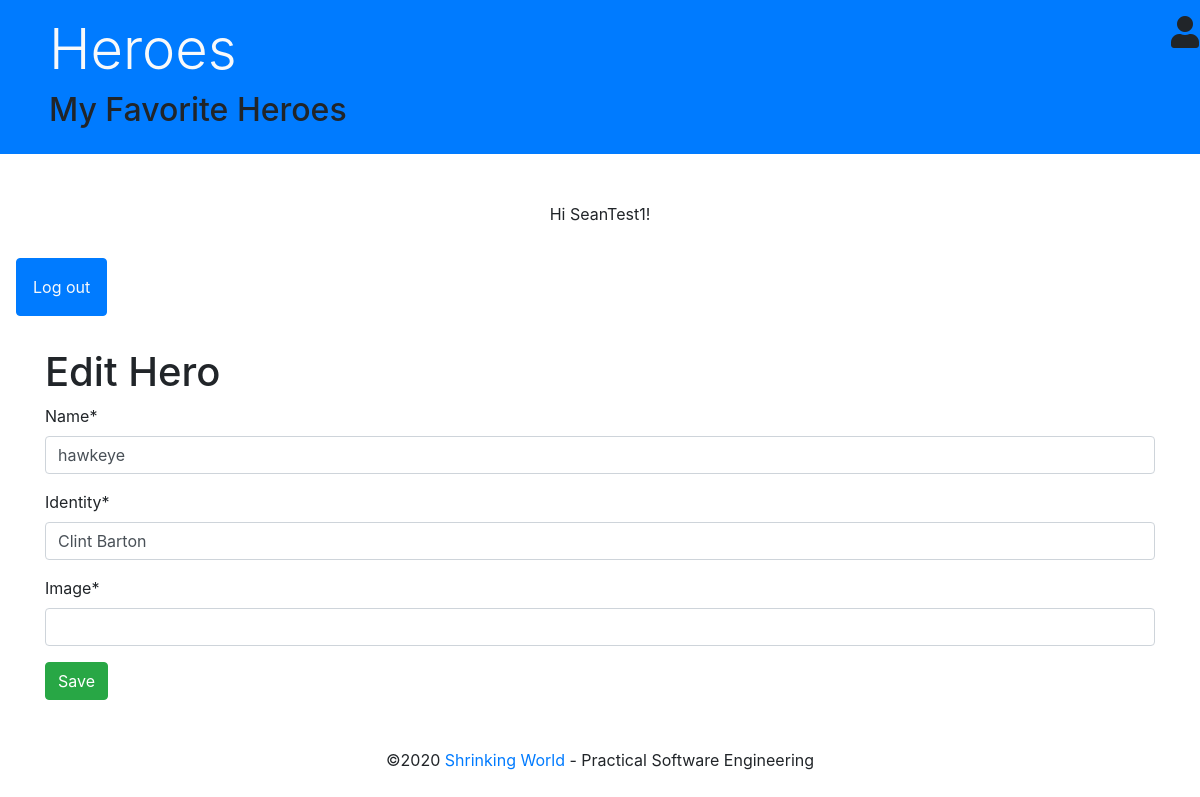
/8/ (signed in), run on an earlier commit of the app's database.
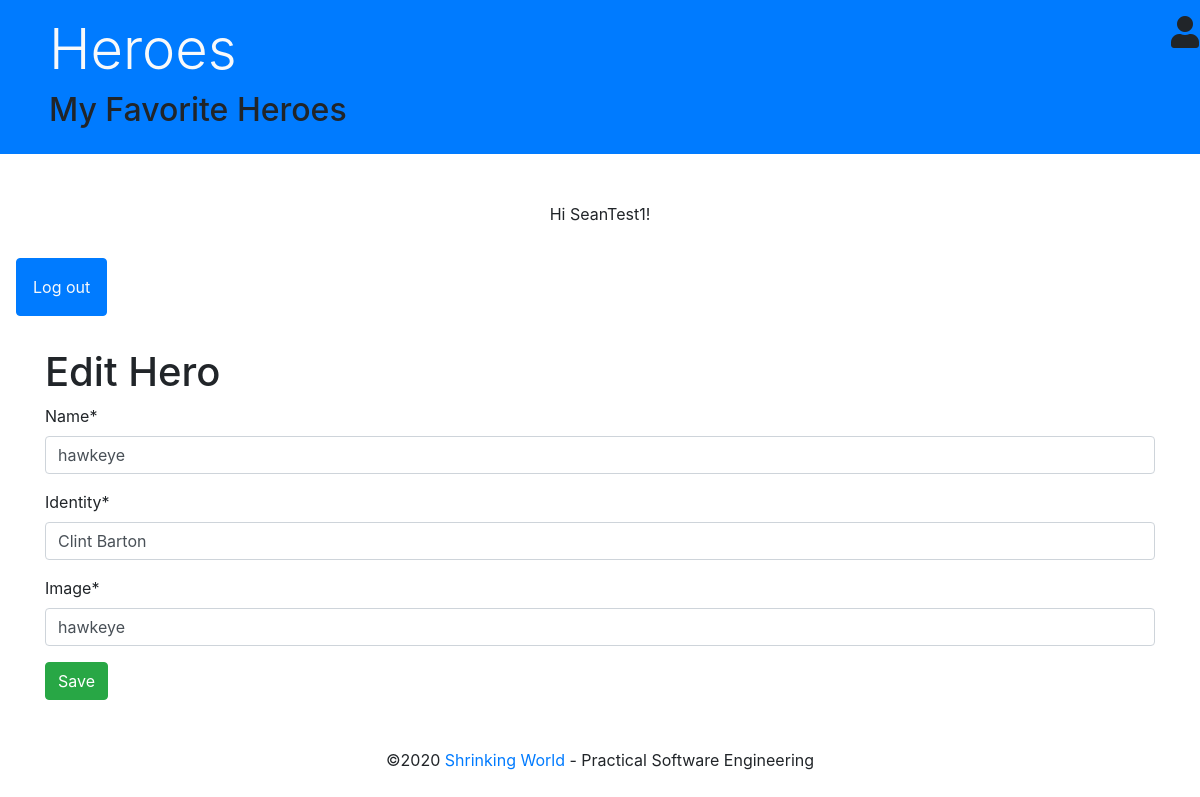
And on a later commit of the database.
### hero/models.py (models this page shows, shortened)
class Superhero(models.Model):
    name = models.CharField(max_length=20)
    identity = models.CharField(max_length=20)
    image = models.CharField(max_length=200, null=True)

### hero/views.py (the view, shortened to what this page needs)
# urls.py: path('<int:pk>/', HeroEditView.as_view(), name='hero_edit'),
class HeroEditView(LoginRequiredMixin, UpdateView):
    template_name = "hero_edit.html"
    model = Superhero
    fields = '__all__'

### templates/hero_edit.html
{% extends 'page_theme.html' %}
{% load crispy_forms_tags %}
{% block main %}
  <div class="container">
    <h1>Edit Hero</h1>
    <form action="" method="post">{% csrf_token %}
        {{ form|crispy }}
        <button class="btn btn-success" type="submit">Save</button>
    </form>
   </div>
{% endblock main %}

What changed in the data, as far as the page shows it:
changed Superhero "hawkeye": image (not shown) → "hawkeye"
